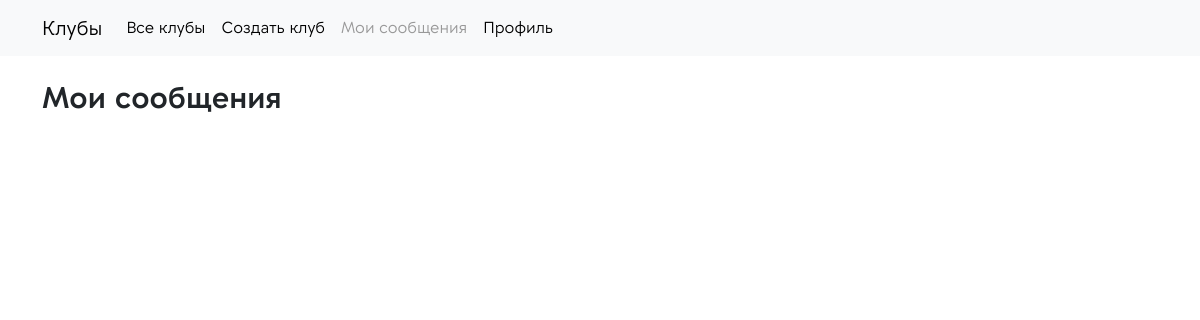
The page /my-notifs/ (signed in) on the database as committed earlier.
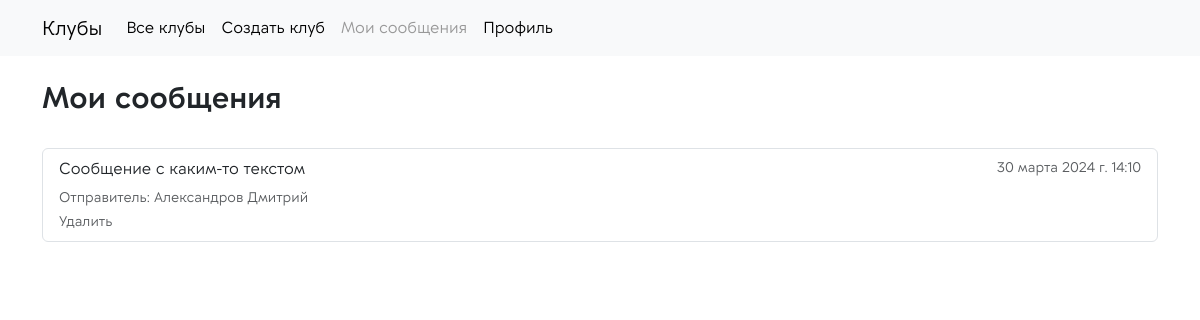
The same page on the database as committed later.
### app_clubs/models.py (models this page shows)
class Notifs(models.Model):
    club = models.ForeignKey("Club", on_delete=models.SET_NULL, null=True, blank=True)
    text = models.TextField(verbose_name='Текст', null=True)
    sender = models.ForeignKey(get_user_model(), on_delete=models.SET_NULL, null=True, blank=False, verbose_name='Отправитель')
    receiver = models.ManyToManyField(get_user_model(), related_name='notifs_receiver', null=True, blank=False, verbose_name='Получатель')
    timestamp = models.DateTimeField(auto_now_add=True, null=True, verbose_name='Время')
    class Meta:
        verbose_name_plural = 'Сообщения'

### users/models.py (models this page shows)
class User(AbstractUser):
    fio = models.CharField(max_length=64, verbose_name='ФИО', null=True, blank=False)
    clubs = models.ManyToManyField("app_clubs.Club", related_name='members_clubs')
    image = models.FileField(upload_to='uploads/users/%Y/%m/%d/', default='uploads/users/user_no_photo.jpg', null=True, blank=True, verbose_name='Аватарка',)
    tg = models.CharField(max_length=128, verbose_name="Имя пользователя в телеграм", null=True, blank=True)
    desc = models.TextField(null=True, verbose_name='Описание о себе', blank=True)

### app_clubs/views.py (the view)
# urls.py: path('my-notifs/', views.MyNotifs.as_view(), name='my_notifs'),
class MyNotifs(LoginRequiredMixin, DataMixin, ListView):
    template_name = 'app_clubs/my_msg.html'
    context_object_name = 'notifs'
    model = Notifs
    item_selected = 'my_msg'
    def get_queryset(self):
        return Notifs.objects.filter(receiver=self.request.user)

### app_clubs/context_processors.py (called while the page is built)
def context_navbar(request, navbar=navbar):
    if request.user.is_authenticated:
        navbar = navbar[0:-2]
        navbar.append({'selected': 'profile_user', 'name': 'Профиль', 'url': reverse_lazy('app_clubs:profile_user')})
    else:
        navbar = navbar[-2:]
    return {'logo': 'Клубы', 'main_page_url': reverse_lazy('app_clubs:home_page'), 'menu_navbar': navbar}

### app_clubs/templates/app_clubs/my_msg.html
{% extends 'app_clubs/base/base.html' %}
{% block content %}
    <br>
    <div class="container">
        <h1 class="title-weight-section">Мои сообщения</h1><br>
        <div class="list-group">
            {% for msg in notifs %}
                <div href="#" class="list-group-item list-group-item-action">
                    <div class="d-flex w-100 justify-content-between">
                        <p class="mb-1">{{ msg.text }}</p>
                        <small class="text-body-secondary">{{ msg.timestamp }}</small>
                    </div>
                    <small class="text-body-secondary">Отправитель: {{ msg.sender.fio }}</small><br>
                    <a href="{% url 'app_clubs:delete_notifs' club_slug=msg.club.slug pk=msg.pk %}" class="text-decoration-none"><small style="" class="text-body-secondary">Удалить</small></a>
                </div>
            {% endfor %}
        </div>
    </div>
{% endblock %}

Rows that differ between the two databases and show on the page:
added Notifs: text "Сообщение с каким-то текстом", timestamp "30 марта 2024 г. 14:10", sender.fio "Александров Дмитрий"
